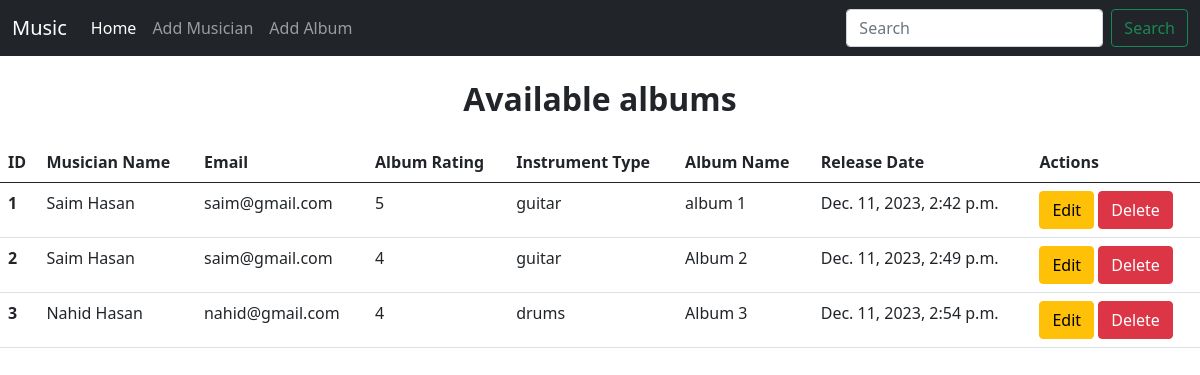
The page / on the database its author committed.
### album/models.py (models this page shows, shortened)
class Album(models.Model):
    name = models.CharField(max_length=20)
    musician_name = models.ForeignKey(Musician, on_delete=models.CASCADE)
    release_date = models.DateTimeField(auto_now_add=True)
    rating_choices = [
        (1, '1'),
        (2, '2'),
        (3, '3'),
        (4, '4'),
        (5, '5'),
    ]
    rating = models.IntegerField(choices=rating_choices)

### musician/models.py (models this page shows, shortened)
class Musician(models.Model):
    first_name = models.CharField(max_length=15)
    last_name = models.CharField(max_length=15)
    email = models.EmailField()
    phone_number = models.CharField(max_length=12)
    instrument_type =[
        ('guitar', 'Guitar'),
        ('piano', 'Piano'),
        ('violin', 'Violin'),
        ('drums', 'Drums'),
    ]
    instrument = models.CharField(max_length=10, choices=instrument_type)

### musicians_directory/views.py (the view)
# urls.py: path('', views.home, name = 'homepage'),
def home(request):
    musicians = Musician.objects.all()
    albums = Album.objects.all()
    context = {
        'musicians': musicians,
        'albums': albums,
    }
    return render(request, 'home.html', context)

### templates/home.html
{% extends 'base.html' %}
{% block content %}
<h2 class="text-center fw-bolder m-4">Available albums</h2>
<table class="table">
    <thead>
        <tr>
            <th scope="col">ID</th>
            <th scope="col">Musician Name</th>
            <th scope="col">Email</th>
            <th scope="col">Album Rating</th>
            <th scope="col">Instrument Type</th>
            <th scope="col">Album Name</th>
            <th scope="col">Release Date</th>
            <th scope="col">Actions</th>
        </tr>
    </thead>
    <tbody>
        {% for album in albums %}
        <tr>
            <th scope="row">{{ album.id }}</th>
            <td>{{ album.musician_name.first_name }} {{ album.musician_name.last_name }}</td>
            <td>{{ album.musician_name.email }}</td>
            <td>{{ album.rating }}</td>
            <td>{{ album.musician_name.instrument }}</td>
            <td>{{ album.name }}</td>
            <td>{{ album.release_date }}</td>
            <td>
                <a class="btn btn-warning" href="{% url 'edit_album' album.id %}">Edit</a>
                <a class="btn btn-danger" href="{% url 'delete_album' album.id %}">Delete</a>
            </td>
        </tr>
        {% endfor %}
    </tbody>
</table>
{% endblock %}

### templates/base.html (shortened to what this page needs)
<!DOCTYPE html>
<html lang="en">
<head>
    <link href="https://cdn.jsdelivr.net/npm/bootstrap@5.0.2/dist/css/bootstrap.min.css" rel="stylesheet"
 />
</head>
<body>
    <nav class="navbar navbar-expand-lg navbar-dark bg-dark">
        <div class="container-fluid">
            <a class="navbar-brand" href="#">Music</a>
            <div class="collapse navbar-collapse" id="navbarSupportedContent">
                <ul class="navbar-nav me-auto mb-2 mb-lg-0">
                    <li class="nav-item">
                        <a class="nav-link active" aria-current="page" href="{% url 'homepage' %}">Home</a>
                    </li>
                    <li class="nav-item">
                        <a class="nav-link" href="{% url 'add_musician' %}">Add Musician</a>
                    </li>
                    <li class="nav-item">
                        <a class="nav-link" href="{% url 'add_album' %}">Add Album</a>
                    </li>
                </ul>
                <form class="d-flex">
                    <input class="form-control me-2" type="search" placeholder="Search" aria-label="Search" />
                    <button class="btn btn-outline-success" type="submit">
                        Search
                    </button>
                </form>
            </div>
        </div>
    </nav>
    {% block content %} {% endblock %}
</body>
</html>

### rows shown on the page
Album: id "1", musician_name.first_name "Saim", musician_name.last_name "Hasan", musician_name.email "saim@gmail.com", rating "5", musician_name.instrument "guitar", name "album 1", release_date "Dec. 11, 2023, 2:42 p.m."
Album: id "2", musician_name.first_name "Saim", musician_name.last_name "Hasan", musician_name.email "saim@gmail.com", rating "4", musician_name.instrument "guitar", name "Album 2", release_date "Dec. 11, 2023, 2:49 p.m."
Album: id "3", musician_name.first_name "Nahid", musician_name.last_name "Hasan", musician_name.email "nahid@gmail.com", rating "4", musician_name.instrument "drums", name "Album 3", release_date "Dec. 11, 2023, 2:54 p.m."
